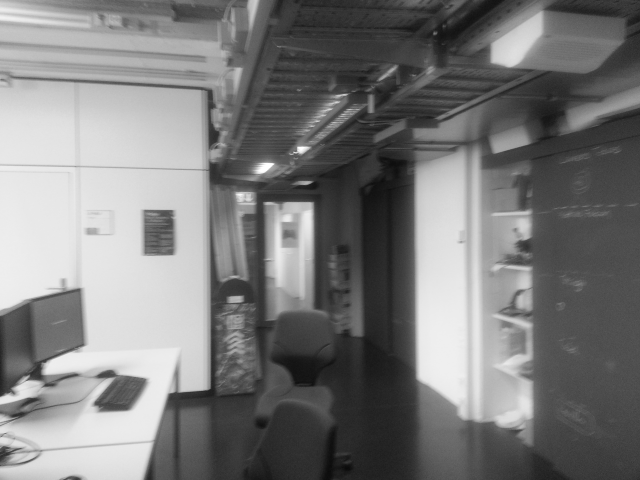
//> input picture jni/b.png, 640 x 480 px
$ ./main   (built with g++ and OpenCV 4)
//> lines starting //> are read from the running program, lines starting //| are printed output that depends on the picture; after the words box and inside, x2 and y2 are one past the last pixel; in counts of white or black regions, pixels touching at a corner belong together
### jni/RansacVanishingPoint.h
#include <opencv2/core/core.hpp>

class RansacVanishingPoint
{
	cv::Mat mImage;
	cv::Mat mSketch;
	std::vector<cv::Vec4i> mLines;
	std::vector<cv::Point2f> mVanishingPts;
	std::vector<cv::Point2f> mOrthogonalVanishingPts;
	float mFocal;
	cv::Point2f mPrinciplePt;

	bool mFixFocal;
	bool mFixPriciplePt;

public:
	RansacVanishingPoint(const cv::Mat & image, cv::Point2f pp = cv::Point2f(-1.0f, -1.0f), float focal = -1.0f);
	float getFocal() const;
	cv::Mat getSketch() const;
	void findVanishingPts();
	void findOrthogonalVanishingPts();
	bool orthogonalityDetected() const;
	std::vector<cv::Point2f> selectOrthogonalVanishingPts() const;
	cv::Mat getRotation() const;
	void showVanishing(const std::vector<cv::Point2f> & vanishingPts) const;
	std::vector<cv::Point2f> getVanishingPts() const;

protected:
	// No orthogonality
	cv::Point2f ransac2Lines(const std::vector<cv::Vec4i> & lines) const;

	void detectLines();
	std::vector<size_t> randPerm(size_t n) const;
	cv::Point2f intersectLines(const std::vector<cv::Vec4i> & lines) const;
	cv::Point2f sampleVanishingPt(const std::vector<cv::Vec4i> & lines) const;
	float distance(cv::Point2f point, cv::Vec4f line) const;
	std::vector<cv::Vec4i> linesSupport(cv::Point2f point, const std::vector<cv::Vec4i> & lines) const;
	void removeVanishingLines(cv::Point2f vanishingPt, std::vector<cv::Vec4i> & lines) const;

	void selectOrthogonalVanishingPtsHelper(const std::vector<cv::Point2f> & vanishingPts, float & focal, float & err) const;

	void showLines(const std::vector<cv::Vec4i> & lines) const;
};

### jni/RansacVanishingPoint.cpp
#include "RansacVanishingPoint.h"

#include <cmath>
#include <utility>
#include <algorithm>
#include <iostream>
#include <opencv2/imgproc/imgproc.hpp>
#include <opencv2/highgui/highgui.hpp>
#include <android/log.h>

RansacVanishingPoint::RansacVanishingPoint(const cv::Mat & image, cv::Point2f pp, float focal)
{

	if (pp.x > 0 && pp.y > 0)
	{
		mFixPriciplePt = true;
		mPrinciplePt = pp;
	}
	else mFixPriciplePt = false;

	if (focal > 0)
	{
		mFixFocal = true;
		mFocal = focal;
	}
	else mFixFocal = false;

	if (image.channels() > 1)
		cv::cvtColor(image, mImage, CV_BGR2GRAY);
	else image.copyTo(mImage);
	cv::cvtColor(mImage, mSketch, CV_GRAY2BGR);

	detectLines();
	for (size_t i = 0; i < mLines.size(); i++)
	{
		mLines[i][0] -= mImage.cols / 2;
		mLines[i][1] -= mImage.rows / 2;
		mLines[i][2] -= mImage.cols / 2;
		mLines[i][3] -= mImage.rows / 2;
	}


//	showLines(mLines);
}

void
RansacVanishingPoint::findVanishingPts()
{
	size_t min_support = 5;
	size_t max_count = 5;
	std::vector<cv::Vec4i> lines(mLines);
	mVanishingPts.clear();
	for (size_t i = 0; i < max_count; i++)
	{
		cv::Point2f vpt = ransac2Lines(lines);
		std::vector<cv::Vec4i> support = linesSupport(vpt, lines);

//		std::cout << "-----------" << cv::Mat(vpt) << std::endl;
//		showLines(support);
		mVanishingPts.push_back(vpt);
		if (support.size() >= min_support)
		{
			removeVanishingLines(vpt, lines);
		}
	}
}

void
RansacVanishingPoint::findOrthogonalVanishingPts()
{
	findVanishingPts();
	mOrthogonalVanishingPts = selectOrthogonalVanishingPts();
	if (!mOrthogonalVanishingPts.empty())
	{
		float err;
		selectOrthogonalVanishingPtsHelper(mOrthogonalVanishingPts, mFocal, err);
	}
	std::cout << mFocal << std::endl;
}

bool
RansacVanishingPoint::orthogonalityDetected() const
{
	return !mOrthogonalVanishingPts.empty();
}


// [19 lines left out: function getSketch, not called in this run]

cv::Mat
RansacVanishingPoint::getRotation() const
{
	if (!orthogonalityDetected()) return cv::Mat();

	cv::Vec3f x, y, z;
	x[0] = mOrthogonalVanishingPts[0].x;
	x[1] = mOrthogonalVanishingPts[0].y;
	x[2] = mFocal;
	cv::normalize(x, x);
	y[0] = mOrthogonalVanishingPts[1].x;
	y[1] = mOrthogonalVanishingPts[1].y;
	y[2] = mFocal;
	cv::normalize(y, y);
	z[0] = mOrthogonalVanishingPts[2].x;
	z[1] = mOrthogonalVanishingPts[2].y;
	z[2] = mFocal;
	cv::normalize(z, z);

	if (fabs(x[0]) < fabs(z[0])) std::swap(x, z);
	if (fabs(y[0]) < fabs(z[0])) std::swap(y, z);
	if (z[1] < 0.0) z = -z;

	if (x.cross(y).dot(z) < 0) std::swap(x, y);

	cv::Mat R(3, 3, CV_64F);
	cv::Mat(x * 1.0).copyTo(R.col(0));
	cv::Mat(y * 1.0).copyTo(R.col(1));
	cv::Mat(z * 1.0).copyTo(R.col(2));
	return R * 1.0;

}

// [5 lines left out: function getFocal, not called in this run]


std::vector<cv::Point2f>
RansacVanishingPoint::selectOrthogonalVanishingPts() const
{
	std::vector<cv::Point2f> triplet;
	float min_err = std::numeric_limits<float>::max();
	for (size_t i = 0; i < mVanishingPts.size(); i++)
		for (size_t j = i + 1; j < mVanishingPts.size(); j++)
			for (size_t k = j + 1; k < mVanishingPts.size(); k++)
			{
				std::vector<cv::Point2f> vpts;
				vpts.push_back(mVanishingPts[i]);
				vpts.push_back(mVanishingPts[j]);
				vpts.push_back(mVanishingPts[k]);
				float focal, error;
				selectOrthogonalVanishingPtsHelper(vpts, focal, error);
				if (error < min_err)
				{
					triplet = vpts;
					min_err = error;
				}
			}
	if (min_err < 0.05) return triplet;
	else return std::vector<cv::Point2f>();
}

void
RansacVanishingPoint::selectOrthogonalVanishingPtsHelper(const std::vector<cv::Point2f> & vanishingPts, float & focal, float & err) const
{
	float len0 = hypot(vanishingPts[0].x, vanishingPts[0].y);
	float len1 = hypot(vanishingPts[1].x, vanishingPts[1].y);
	float len2 = hypot(vanishingPts[2].x, vanishingPts[2].y);
	cv::Point2f vp0, vp1;
	if (len0 < len2 && len1 < len2)
	{
		vp0 = vanishingPts[0];
		vp1 = vanishingPts[1];
	}
	else if (len0 < len1 && len2 < len1)
	{
		vp0 = vanishingPts[0];
		vp1 = vanishingPts[2];
	}
	else
	{
		vp0 = vanishingPts[1];
		vp1 = vanishingPts[2];
	}

	float sqr_focal = -vp0.x * vp1.x - vp0.y * vp1.y;
	if (sqr_focal < 0)
	{
		focal = -1;
		err = std::numeric_limits<float>::max();
	}
	else
	{
		focal = sqrt(sqr_focal);
		cv::Mat A(3, 3, CV_64F);
		for (size_t i = 0; i < 3; i++)
		{
			float len = hypot(focal, hypot(vanishingPts[i].x, vanishingPts[i].y));
			A.at<double>(0, i) = vanishingPts[i].x / len;
			A.at<double>(1, i) = vanishingPts[i].y / len;
			A.at<double>(2, i) = focal / len;
		}
		cv::Mat U, D, Vt;
		cv::SVD::compute(A, D, U, Vt);
		err = cv::norm(U * Vt - A);
	}

}

// [18 lines left out: functions getVanishingPts, showLines, not called in this run]

void
RansacVanishingPoint::showVanishing(const std::vector<cv::Point2f> & vanishingPts) const
{
		cv::namedWindow("v", CV_WINDOW_KEEPRATIO);
		cv::Mat m;
		mSketch.copyTo(m);
		for (size_t i = 0; i < vanishingPts.size(); i++)
		{
			cv::Point2f v;
			v = vanishingPts[i];
			cv::line(m, cv::Point(m.cols/2, m.rows/2),
					cv::Point(v.x, v.y) + cv::Point(m.cols/2, m.rows/2), cv::Scalar(255, 255, 0), 3, 8);
		}
		cv::imshow("v", m);
		cv::waitKey();
}
void
RansacVanishingPoint::detectLines()
{
	int blurRadius = 1.5 / 800 * hypot(mImage.cols, mImage.rows);
	float min_length = 30.0f / 800 * hypot(mImage.cols, mImage.rows);
	int min_vote = 30.0 / 800 * hypot(mImage.cols, mImage.rows);

	cv::Mat blured;

	cv::GaussianBlur(mImage, blured, cv::Size(2 * blurRadius + 1, 2 * blurRadius + 1), blurRadius);
	cv::equalizeHist(blured, blured);

	cv::Mat edge;
	cv::Canny(blured, edge, 50, 100, 3);
	cv::HoughLinesP(edge, mLines, 1, CV_PI/180, min_vote, min_length, 2);
}

std::vector<size_t>
RansacVanishingPoint::randPerm(size_t n) const
{
	std::vector<size_t> perm;
	for(size_t i = 0; i < n; i++) perm.push_back(i);

	for(size_t i = 0; i < n; i++)
	{
		size_t j = rand() % (n - i) + i;

		size_t t = perm[j];
		perm[j] = perm[i];
		perm[i] = t;
	}

	return perm;
}

cv::Point2f
RansacVanishingPoint::intersectLines(const std::vector<cv::Vec4i> & lines) const
{
	cv::Mat A = cv::Mat::zeros(2, 2, CV_64F);
	cv::Mat B = cv::Mat::zeros(2, 1, CV_64F);
	for (size_t i = 0; i < lines.size(); i++)
	{
		cv::Mat n(2, 1, CV_64F);
		n.at<double>(0) = lines[i][3] - lines[i][1];
		n.at<double>(1) = lines[i][0] - lines[i][2];
		cv::normalize(n, n);
		cv::Mat p(2, 1, CV_64F);
		p.at<double>(0) = lines[i][0];
		p.at<double>(1) = lines[i][1];
		A += n * n.t();
		B += n * n.t() * p;
	}
	cv::Mat x = A.inv() * B;
//	std::cout << cv::Mat(vec) << linesSupport(vec, mLines).size() << std::endl;
//	showLines(lines);
	return cv::Point2f(x.at<double>(0), x.at<double>(1));
}

cv::Point2f
RansacVanishingPoint::sampleVanishingPt(const std::vector<cv::Vec4i> & lines) const
{
	std::vector<size_t> perm = randPerm(lines.size());
	std::vector<cv::Vec4i> sampleLines;
	sampleLines.push_back(lines[perm[0]]);
	sampleLines.push_back(lines[perm[1]]);

	return intersectLines(sampleLines);
}

float
RansacVanishingPoint::distance(cv::Point2f pt, cv::Vec4f line) const
{
	float mid_x = 0.5f * (line[0] + line[2]);
	float mid_y = 0.5f * (line[1] + line[3]);

	float v_x = pt.x;
	float v_y = pt.y;

	v_x = v_x - mid_x;
	v_y = v_y - mid_y;
	float r = hypot(v_x, v_y);
	v_x /= r;
	v_y /= r;

	float l_x = line[0] - (line[0] + line[2]) / 2.0f;
	float l_y = line[1] - (line[1] + line[3]) / 2.0f;

	float proj = v_x * l_x + v_y * l_y;
	return sqrt(l_x * l_x + l_y * l_y - proj * proj);
}

std::vector<cv::Vec4i>
RansacVanishingPoint::linesSupport(cv::Point2f vpt, const std::vector<cv::Vec4i> & lines) const
{
	std::vector<cv::Vec4i> support;
	for (size_t i = 0; i < lines.size(); i++)
		if (distance(vpt, lines[i]) < 2.0) support.push_back(lines[i]);
	return support;
}

void
RansacVanishingPoint::removeVanishingLines(cv::Point2f vpt, std::vector<cv::Vec4i> & lines) const
{
	std::vector<cv::Vec4i> residual_lines;
	for (size_t i = 0; i < lines.size(); i++)
		if (distance(vpt, lines[i]) > 2.0) residual_lines.push_back(lines[i]);
	lines = residual_lines;
}

cv::Point2f
RansacVanishingPoint::ransac2Lines(const std::vector<cv::Vec4i> & lines) const
{
	float p = 0.995f;
	float r = 2.0f / lines.size();
	float k = log(1.0f - p) / log(1.0f - r * r);
	size_t max_iter = 1000;
	size_t it = 0;
	size_t max_inliers = 2;
	cv::Point2f vanishingPt;
	while (it < k && it < max_iter)
	{
		cv::Point2f guess = sampleVanishingPt(lines);
		size_t inliers = linesSupport(guess, lines).size();
		if (inliers > max_inliers)
		{
			max_inliers = inliers;
			vanishingPt = guess;

			r = (float)max_inliers / lines.size();
			k = log(1.0f - p) / log(1.0f - r * r);
			it = 0;
		}
		it++;
	}

	return vanishingPt;

}

### jni/main.cpp
#include "RansacVanishingPoint.h"
#include <opencv2/imgproc/imgproc.hpp>
#include <opencv2/highgui/highgui.hpp>
#include <iostream>
int main()
{
	cv::Mat image = cv::imread("b.png");
//> image is the input picture: 480 rows x 640 cols, CV_8UC3; min 10, max 255, mean 123.1
// [5 lines of commented-out code are left out]
	RansacVanishingPoint vp(image);
//> in detectLines, `cv::equalizeHist(blured, blured);`:
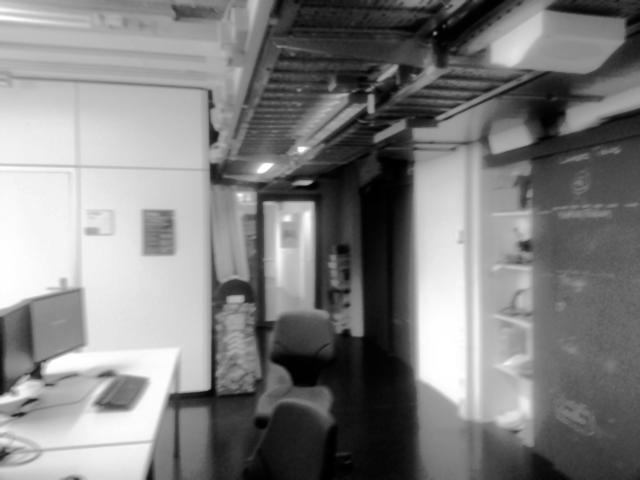
//> blured: 480 rows x 640 cols, CV_8UC1; min 0, max 255, mean 128.3
//> in detectLines, `cv::Canny(blured, edge, 50, 100, 3);`:
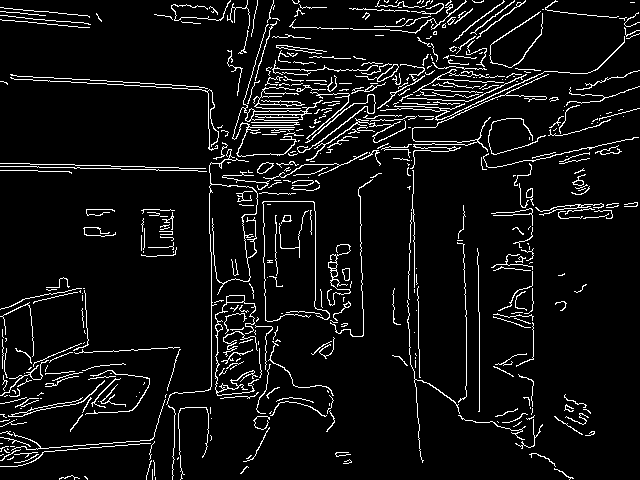
//> edge: 480 rows x 640 cols, CV_8UC1; 6.8% white in thin lines or dots
//> in detectLines, `cv::HoughLinesP(edge, mLines, 1, CV_PI/180, min_vote, min_length, 2);`: mLines = 55 lines (x1, y1, x2, y2), first 8: [145, 167, 178, 167], [140, 86, 171, 87], [454, 113, 518, 83], [211, 386, 211, 252], [43, 164, 74, 164], [328, 143, 361, 120], [37, 167, 120, 168], [140, 83, 171, 84]
//> the loop in RansacVanishingPoint, `for (size_t i = 0; i < mLines.size(); i++)` made 55 passes

	vp.findOrthogonalVanishingPts();
//> in findVanishingPts, `std::vector<cv::Vec4i> lines(mLines);`: lines = 55 items, first 8: [-175, -73, -142, -73], [-180, -154, -149, -153], [134, -127, 198, -157], [-109, 146, -109, 12], [-277, -76, -246, -76], [8, -97, 41, -120], [-283, -73, -200, -72], [-180, -157, -149, -156]
//> the loop in findVanishingPts, `for (size_t i = 0; i < max_count; i++)` made 5 passes
//> the loop in selectOrthogonalVanishingPts, `for (size_t i = 0; i < mVanishingPts.size(); i++)` made 5 passes
//> after the loop in selectOrthogonalVanishingPts, `for (size_t i = 0; i < mVanishingPts.size(); i++)`: triplet = 3 Points (x, y): [-111, -20.9], [2362, -75], [94, 4367]; min_err = 0.05
//> in findOrthogonalVanishingPts, `mOrthogonalVanishingPts = selectOrthogonalVanishingPts();`: mOrthogonalVanishingPts has the same summary as triplet in selectOrthogonalVanishingPts
//> in selectOrthogonalVanishingPtsHelper, `float len0 = hypot(vanishingPts[0].x, vanishingPts[0].y);`: len0 = 113
//> in selectOrthogonalVanishingPtsHelper, `float len1 = hypot(vanishingPts[1].x, vanishingPts[1].y);`: len1 = 2363.2
//> in selectOrthogonalVanishingPtsHelper, `float len2 = hypot(vanishingPts[2].x, vanishingPts[2].y);`: len2 = 4368
//> in selectOrthogonalVanishingPtsHelper, `vp0 = vanishingPts[0];`: vp0 = Point(-111, -20.9)
//> in selectOrthogonalVanishingPtsHelper, `vp1 = vanishingPts[1];`: vp1 = Point(2362, -75)
//> in selectOrthogonalVanishingPtsHelper, `float sqr_focal = -vp0.x * vp1.x - vp0.y * vp1.y;`: sqr_focal = 260614.5
//> in selectOrthogonalVanishingPtsHelper, `focal = sqrt(sqr_focal);`: focal = 510.5
//> the loop in selectOrthogonalVanishingPtsHelper, `for (size_t i = 0; i < 3; i++)` made 3 passes
//> len on passes 1 to 3: 522.9, 2417.7, 4397.7
//> in selectOrthogonalVanishingPtsHelper, `cv::SVD::compute(A, D, U, Vt);`: D = [1.03, 1, 0.964]; U = [[0.0106, 1, 0.02], [0.647, -0.0221, 0.762], [0.762, 0.00493, -0.648]]; Vt = [[0.692, 0.146, 0.707], [-0.207, 0.978, 1.47e-07], [-0.692, -0.146, 0.707]]
//> in selectOrthogonalVanishingPtsHelper, `err = cv::norm(U * Vt - A);`: err = 0.05
//| 510.504
	std::cout << vp.getRotation() << std::endl;
//> in getRotation, `x[0] = mOrthogonalVanishingPts[0].x;`: x = [-111, 0, 0]
//> in getRotation, `x[1] = mOrthogonalVanishingPts[0].y;`: x = [-111, -20.9, 0]
//> in getRotation, `x[2] = mFocal;`: x = [-111, -20.9, 510.5]
//> in getRotation, `cv::normalize(x, x);`: x = [-0.212, -0.04, 0.976]
//> in getRotation, `y[0] = mOrthogonalVanishingPts[1].x;`: y = [2362, 0, 0]
//> in getRotation, `y[1] = mOrthogonalVanishingPts[1].y;`: y = [2362, -75, 0]
//> in getRotation, `y[2] = mFocal;`: y = [2362, -75, 510.5]
//> in getRotation, `cv::normalize(y, y);`: y = [0.977, -0.031, 0.211]
//> in getRotation, `z[0] = mOrthogonalVanishingPts[2].x;`: z = [94, 0, 0]
//> in getRotation, `z[1] = mOrthogonalVanishingPts[2].y;`: z = [94, 4367, 0]
//> in getRotation, `z[2] = mFocal;`: z = [94, 4367, 510.5]
//> in getRotation, `cv::normalize(z, z);`: z = [0.0214, 0.993, 0.116]
//> in getRotation, `cv::Mat(x * 1.0).copyTo(R.col(0));`: R = [[-0.212, 0, 0], [-0.04, 0, 0], [0.976, 0, 0]]
//> in getRotation, `cv::Mat(y * 1.0).copyTo(R.col(1));`: R = [[-0.212, 0.977, 0], [-0.04, -0.031, 0], [0.976, 0.211, 0]]
//> in getRotation, `cv::Mat(z * 1.0).copyTo(R.col(2));`: R = [[-0.212, 0.977, 0.0214], [-0.04, -0.031, 0.993], [0.976, 0.211, 0.116]]
//| [-0.2122979164123535, 0.9769607186317444, 0.02137460187077522;
//|  -0.03997321054339409, -0.03102119266986847, 0.9930094480514526;
//|  0.976387083530426, 0.2111526280641556, 0.1160832270979881]
	vp.showVanishing(vp.selectOrthogonalVanishingPts());
//> the loop in selectOrthogonalVanishingPts (call 2), `for (size_t i = 0; i < mVanishingPts.size(); i++)` made 5 passes
//> the loop in showVanishing, `for (size_t i = 0; i < vanishingPts.size(); i++)` made 3 passes
//> after the loop in showVanishing, `for (size_t i = 0; i < vanishingPts.size(); i++)`:
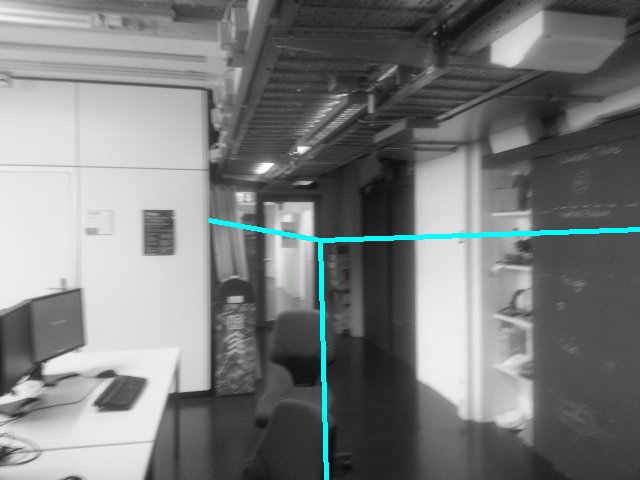
//> m: 480 rows x 640 cols, CV_8UC3; 1.09% of pixels changed, all inside (x1, y1, x2, y2) = (207, 218, 640, 480)
	return 0;
}

$ run again, with jni/11_input.png copied over jni/b.png
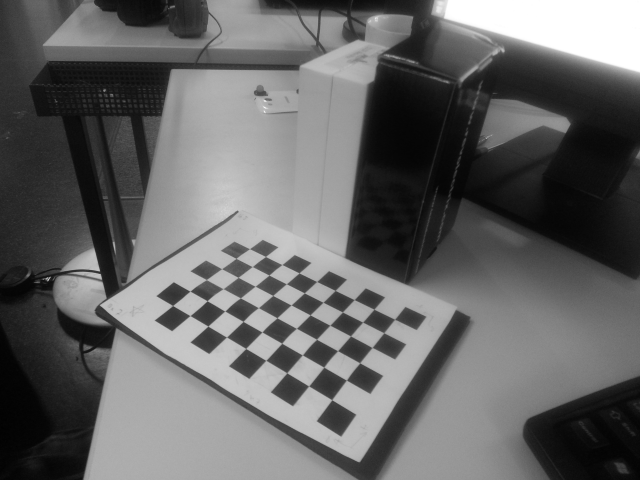
//> input picture jni/11_input.png, 640 x 480 px
//> image is the input picture: 480 rows x 640 cols, CV_8UC3; min 1, max 255, mean 101.1
//> in detectLines, `cv::Canny(blured, edge, 50, 100, 3);`:
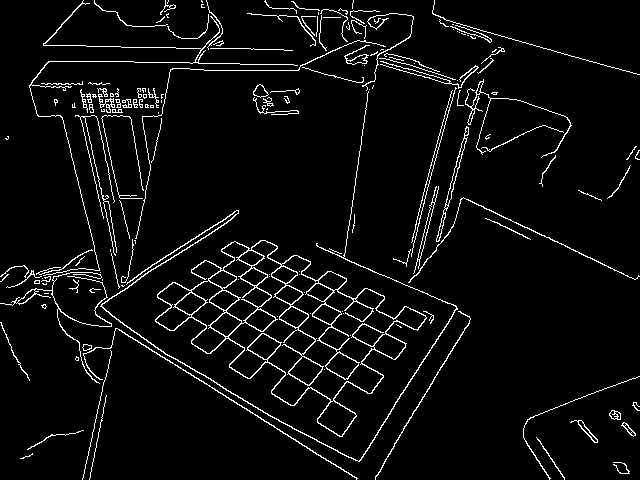
//> edge: 480 rows x 640 cols, CV_8UC1; 4.9% white in thin lines or dots
//> in detectLines, `cv::HoughLinesP(edge, mLines, 1, CV_PI/180, min_vote, min_length, 2);`: mLines = 93 lines (x1, y1, x2, y2), first 8: [116, 328, 357, 478], [151, 344, 201, 374], [175, 307, 276, 366], [71, 61, 127, 61], [216, 48, 253, 48], [464, 198, 606, 265], [274, 296, 308, 314], [415, 410, 470, 319]
//> the loop in RansacVanishingPoint, `for (size_t i = 0; i < mLines.size(); i++)` made 93 passes
//> after the loop in RansacVanishingPoint, `for (size_t i = 0; i < mLines.size(); i++)`: mLines = 93 items, first 8: [-204, 88, 37, 238], [-169, 104, -119, 134], [-145, 67, -44, 126], [-249, -179, -193, -179], [-104, -192, -67, -192], [144, -42, 286, 25], [-46, 56, -12, 74], [95, 170, 150, 79]
//> lines has the same summary as mLines in RansacVanishingPoint
//> the loop in findVanishingPts, `for (size_t i = 0; i < max_count; i++)` made 5 passes
//> vpt on passes 1 to 5: Point(-1254.1, -565.6), Point(-70.2, 605.5), Point(430.5, -374), Point(-142.1, -195), Point(325.1, -163.4)
//> the loop in selectOrthogonalVanishingPts, `for (size_t i = 0; i < mVanishingPts.size(); i++)` made 5 passes
//> after the loop in selectOrthogonalVanishingPts, `for (size_t i = 0; i < mVanishingPts.size(); i++)`: triplet = 3 Points (x, y): [-1254, -565.6], [-70.2, 605.5], [430.5, -374]; min_err = 0.0453
//> mOrthogonalVanishingPts has the same summary as triplet in selectOrthogonalVanishingPts
//> len0 = 1375.7
//> len1 = 609.6
//> len2 = 570.3
//> vp0 = Point(-70.2, 605.5)
//> vp1 = Point(430.5, -374)
//> sqr_focal = 256706.5
//> focal = 506.7
//> the loop in selectOrthogonalVanishingPtsHelper, `for (size_t i = 0; i < 3; i++)` made 3 passes
//> len on passes 1 to 3: 1466, 792.6, 762.8
//> D = [1.03, 1, 0.967]; U = [[-0.975, -0.0711, -0.211], [0.0876, 0.748, -0.657], [-0.205, 0.659, 0.723]]; Vt = [[0.707, 0.0218, -0.707], [4.26e-07, 1, 0.0308], [0.707, -0.0218, 0.707]]
//> in selectOrthogonalVanishingPtsHelper, `err = cv::norm(U * Vt - A);`: err = 0.0453
//| 506.662
//> in getRotation, `x[0] = mOrthogonalVanishingPts[0].x;`: x = [-1254.1, 0, 0]
//> in getRotation, `x[1] = mOrthogonalVanishingPts[0].y;`: x = [-1254.1, -565.6, 0]
//> in getRotation, `x[2] = mFocal;`: x = [-1254.1, -565.6, 506.7]
//> in getRotation, `cv::normalize(x, x);`: x = [-0.855, -0.386, 0.346]
//> in getRotation, `y[0] = mOrthogonalVanishingPts[1].x;`: y = [-70.2, 0, 0]
//> in getRotation, `y[1] = mOrthogonalVanishingPts[1].y;`: y = [-70.2, 605.5, 0]
//> in getRotation, `y[2] = mFocal;`: y = [-70.2, 605.5, 506.7]
//> in getRotation, `cv::normalize(y, y);`: y = [-0.0886, 0.764, 0.639]
//> in getRotation, `z[0] = mOrthogonalVanishingPts[2].x;`: z = [430.5, 0, 0]
//> in getRotation, `z[1] = mOrthogonalVanishingPts[2].y;`: z = [430.5, -374, 0]
//> in getRotation, `z[2] = mFocal;`: z = [430.5, -374, 506.7]
//> in getRotation, `cv::normalize(z, z);`: z = [0.564, -0.49, 0.664]
//> in getRotation, `if (fabs(y[0]) < fabs(z[0])) std::swap(y, z);`: z = [-0.0886, 0.764, 0.639]
//> in getRotation, `cv::Mat(x * 1.0).copyTo(R.col(0));`: R = [[-0.855, 0, 0], [-0.386, 0, 0], [0.346, 0, 0]]
//> in getRotation, `cv::Mat(y * 1.0).copyTo(R.col(1));`: R = [[-0.855, 0.564, 0], [-0.386, -0.49, 0], [0.346, 0.664, 0]]
//> in getRotation, `cv::Mat(z * 1.0).copyTo(R.col(2));`: R = [[-0.855, 0.564, -0.0886], [-0.386, -0.49, 0.764], [0.346, 0.664, 0.639]]
//| [-0.8554136157035828, 0.564298689365387, -0.08856802433729172;
//|  -0.385779470205307, -0.490333616733551, 0.7639156579971313;
//|  0.3456034660339355, 0.6641837358474731, 0.6392092704772949]
//> the loop in selectOrthogonalVanishingPts (call 2), `for (size_t i = 0; i < mVanishingPts.size(); i++)` made 5 passes
//> the loop in showVanishing, `for (size_t i = 0; i < vanishingPts.size(); i++)` made 3 passes
//> v on passes 1 to 3: Point(-1254.1, -565.6), Point(-70.2, 605.5), Point(430.5, -374)
//> after the loop in showVanishing, `for (size_t i = 0; i < vanishingPts.size(); i++)`:
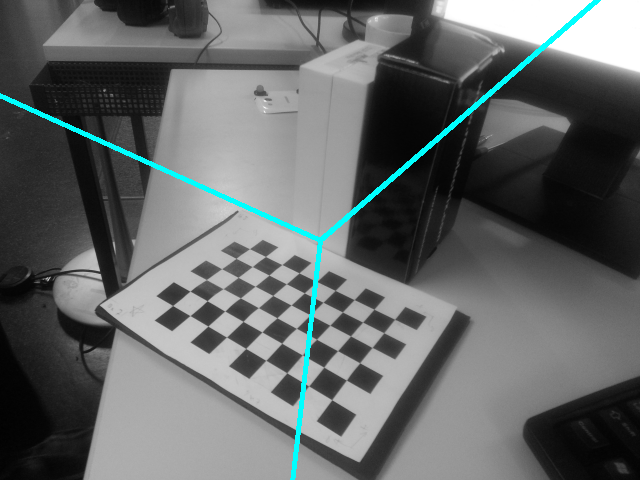
//> m: 480 rows x 640 cols, CV_8UC3; 1.59% of pixels changed, all inside (x1, y1, x2, y2) = (0, 0, 601, 480)
